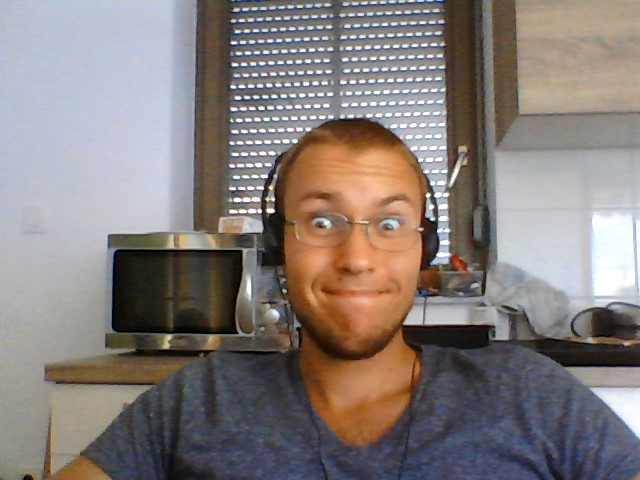
#> input picture Image_processing/face.jpg, 640 x 480 px
$ python 1_intro.py
#> lines starting #> are read from the running program, lines starting #| are printed output that depends on the picture
import cv2
import numpy as np
from matplotlib import pyplot as plt

img = cv2.imread('face.jpg', cv2.IMREAD_GRAYSCALE)
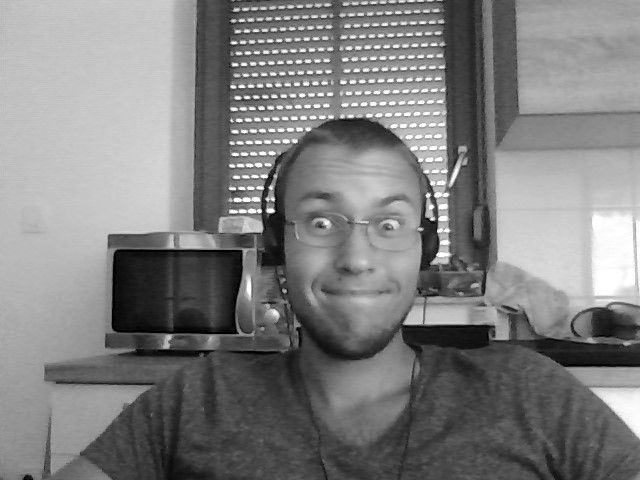
#> img: shape (480, 640); min 0, max 255, mean 127.4
cv2.imshow('image', img)
cv2.waitKey(0)
cv2.destroyAllWindows()
